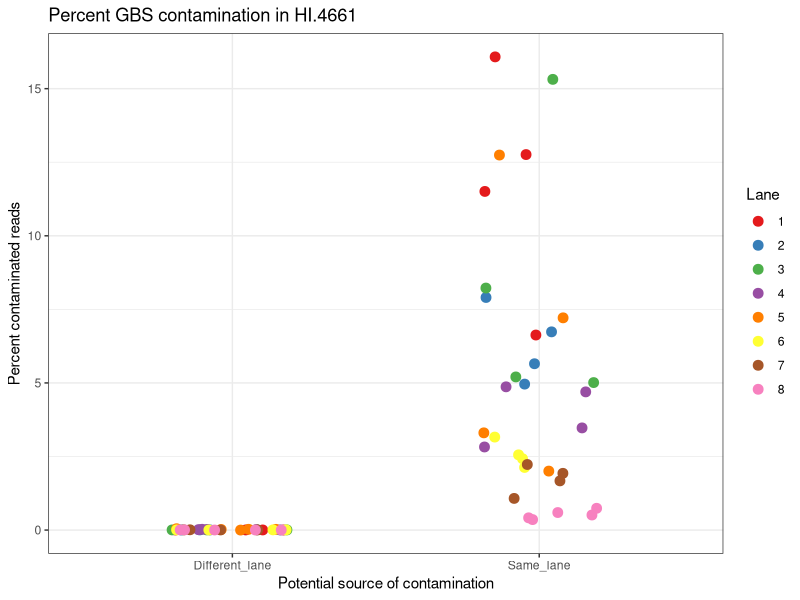

The R source for this figure:
#Plotting contamination of HI.4661
library(tidyverse)
contamination <- read.delim("HI.4661_contamination.txt",header=T)


pdf("HI.4661_contamination.v1.pdf")
contamination %>% filter(GBS_lane != 1) %>%
  group_by(file, same_lane, Lane) %>%
  summarize(mean_contam = mean(percent_barcoded)) %>%
  ggplot(.) +
  geom_jitter(aes(x=as.factor(same_lane),y=mean_contam,color=as.factor(Lane)),
              width=0.2,size=3) +
  scale_x_discrete(labels = c('Different_lane','Same_lane')) + 
  scale_color_brewer(palette = "Set1",name="Lane") +
  ylab("Percent contaminated reads") +
  xlab("Potential source of contamination") +
  ggtitle("Percent GBS contamination in HI.4661") +
  theme_bw()
dev.off()
  
  
